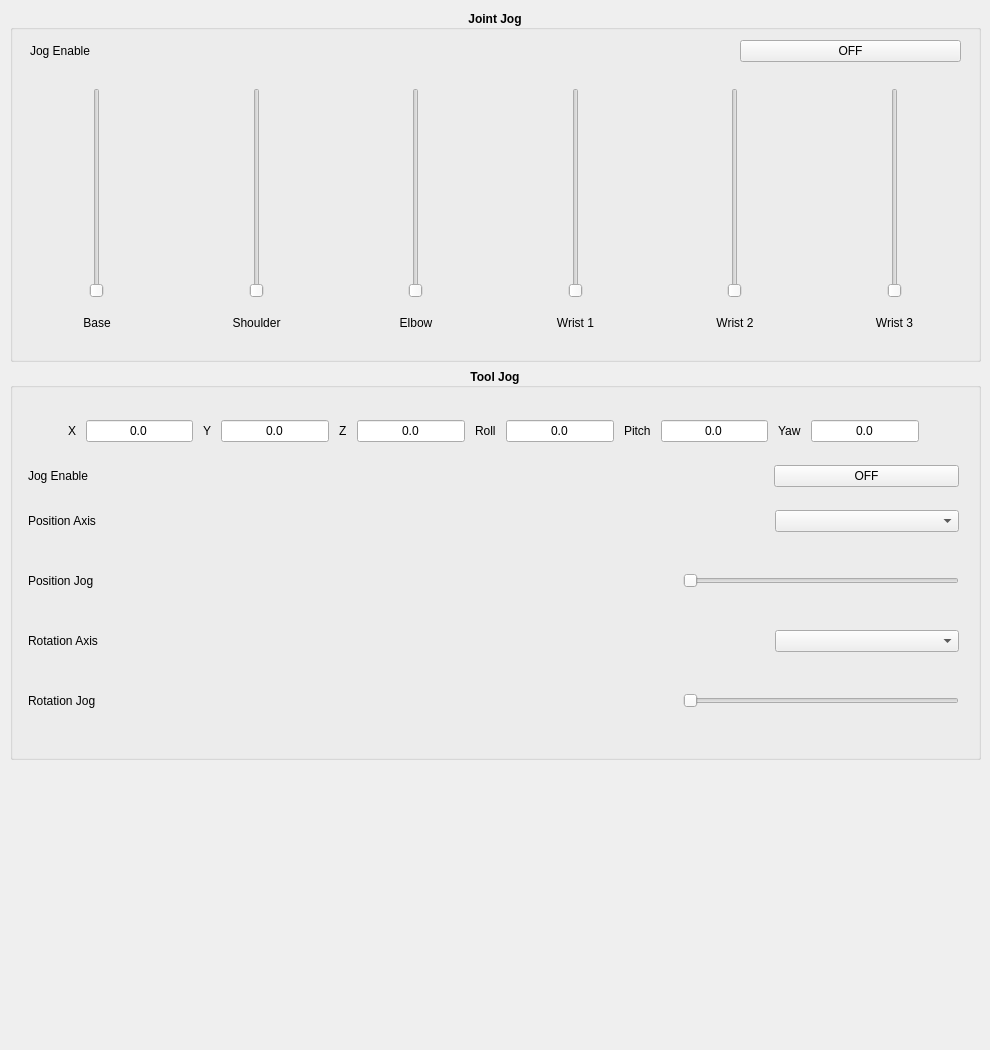
          <widget class="QWidget" name="jog_tab">
           <attribute name="title">
            <string>JOG</string>
           </attribute>
           <widget class="QWidget" name="verticalLayoutWidget_21">
            <property name="geometry">
             <rect>
              <x>10</x>
              <y>10</y>
              <width>971</width>
              <height>1031</height>
             </rect>
            </property>
            <layout class="QVBoxLayout" name="verticalLayout_34" stretch="35,39,26">
             <property name="bottomMargin">
              <number>20</number>
             </property>
             <item>
              <widget class="QGroupBox" name="groupBox_8">
               <property name="font">
                <font>
                 <weight>75</weight>
                 <bold>true</bold>
                </font>
               </property>
               <property name="title">
                <string>Joint Jog</string>
               </property>
               <property name="alignment">
                <set>Qt::AlignCenter</set>
               </property>
               <property name="flat">
                <bool>false</bool>
               </property>
               <widget class="QWidget" name="layoutWidget">
                <property name="geometry">
                 <rect>
                  <x>10</x>
                  <y>30</y>
                  <width>951</width>
                  <height>301</height>
                 </rect>
                </property>
                <layout class="QVBoxLayout" name="verticalLayout_35" stretch="15,85">
                 <item>
                  <layout class="QHBoxLayout" name="horizontalLayout_56" stretch="75,0,25">
                   <property name="leftMargin">
                    <number>10</number>
                   </property>
                   <property name="rightMargin">
                    <number>10</number>
                   </property>
                   <item>
                    <widget class="QLabel" name="label_114">
                     <property name="font">
                      <font>
                       <weight>50</weight>
                       <bold>false</bold>
                      </font>
                     </property>
                     <property name="text">
                      <string>Jog Enable</string>
                     </property>
                    </widget>
                   </item>
                   <item>
                    <spacer name="horizontalSpacer_19">
                     <property name="orientation">
                      <enum>Qt::Horizontal</enum>
                     </property>
                     <property name="sizeHint" stdset="0">
                      <size>
                       <width>40</width>
                       <height>20</height>
                      </size>
                     </property>
                    </spacer>
                   </item>
                   <item>
                    <widget class="QPushButton" name="jog_joint_enable_btn">
                     <property name="font">
                      <font>
                       <weight>50</weight>
                       <bold>false</bold>
                      </font>
                     </property>
                     <property name="text">
                      <string>OFF</string>
                     </property>
                    </widget>
                   </item>
                  </layout>
                 </item>
                 <item>
                  <layout class="QHBoxLayout" name="horizontalLayout_57">
                   <item>
                    <layout class="QVBoxLayout" name="verticalLayout_36" stretch="85,15">
                     <property name="leftMargin">
                      <number>0</number>
                     </property>
                     <property name="topMargin">
                      <number>20</number>
                     </property>
                     <property name="rightMargin">
                      <number>0</number>
                     </property>
                     <item>
                      <widget class="QSlider" name="base_jog_vs">
                       <property name="sizePolicy">
                        <sizepolicy hsizetype="Preferred" vsizetype="Expanding">
                         <horstretch>0</horstretch>
                         <verstretch>0</verstretch>
                        </sizepolicy>
                       </property>
                       <property name="orientation">
                        <enum>Qt::Vertical</enum>
                       </property>
                      </widget>
                     </item>
                     <item>
                      <widget class="QLabel" name="label_115">
                       <property name="sizePolicy">
                        <sizepolicy hsizetype="Preferred" vsizetype="Preferred">
                         <horstretch>0</horstretch>
                         <verstretch>0</verstretch>
                        </sizepolicy>
                       </property>
                       <property name="font">
                        <font>
                         <weight>50</weight>
                         <bold>false</bold>
                        </font>
                       </property>
                       <property name="text">
                        <string>Base</string>
                       </property>
                       <property name="alignment">
                        <set>Qt::AlignCenter</set>
                       </property>
                      </widget>
                     </item>
                    </layout>
                   </item>
                   <item>
                    <layout class="QVBoxLayout" name="verticalLayout_37" stretch="85,15">
                     <property name="topMargin">
                      <number>20</number>
                     </property>
                     <item>
                      <widget class="QSlider" name="shoulder_jog_vs">
                       <property name="sizePolicy">
                        <sizepolicy hsizetype="Preferred" vsizetype="Expanding">
                         <horstretch>0</horstretch>
                         <verstretch>0</verstretch>
                        </sizepolicy>
                       </property>
                       <property name="orientation">
                        <enum>Qt::Vertical</enum>
                       </property>
                      </widget>
                     </item>
                     <item>
                      <widget class="QLabel" name="label_116">
                       <property name="font">
                        <font>
                         <weight>50</weight>
                         <bold>false</bold>
                        </font>
                       </property>
                       <property name="text">
                        <string>Shoulder</string>
                       </property>
                       <property name="alignment">
                        <set>Qt::AlignCenter</set>
                       </property>
                      </widget>
                     </item>
                    </layout>
                   </item>
                   <item>
                    <layout class="QVBoxLayout" name="verticalLayout_38" stretch="85,15">
                     <property name="topMargin">
                      <number>20</number>
                     </property>
                     <item>
                      <widget class="QSlider" name="elbow_jog_vs">
                       <property name="sizePolicy">
                        <sizepolicy hsizetype="Preferred" vsizetype="Expanding">
                         <horstretch>0</horstretch>
                         <verstretch>0</verstretch>
                        </sizepolicy>
                       </property>
                       <property name="orientation">
                        <enum>Qt::Vertical</enum>
                       </property>
                      </widget>
                     </item>
                     <item>
                      <widget class="QLabel" name="label_117">
                       <property name="font">
                        <font>
                         <weight>50</weight>
                         <bold>false</bold>
                        </font>
                       </property>
                       <property name="text">
                        <string>Elbow</string>
                       </property>
                       <property name="alignment">
                        <set>Qt::AlignCenter</set>
                       </property>
                      </widget>
                     </item>
                    </layout>
                   </item>
                   <item>
                    <layout class="QVBoxLayout" name="verticalLayout_39" stretch="85,15">
                     <property name="topMargin">
                      <number>20</number>
                     </property>
                     <item>
                      <widget class="QSlider" name="wrist1_jog_vs">
                       <property name="sizePolicy">
                        <sizepolicy hsizetype="Preferred" vsizetype="Expanding">
                         <horstretch>0</horstretch>
                         <verstretch>0</verstretch>
                        </sizepolicy>
                       </property>
                       <property name="orientation">
                        <enum>Qt::Vertical</enum>
                       </property>
                      </widget>
                     </item>
                     <item>
                      <widget class="QLabel" name="label_118">
                       <property name="font">
                        <font>
                         <weight>50</weight>
                         <bold>false</bold>
                        </font>
                       </property>
                       <property name="text">
                        <string>Wrist 1</string>
                       </property>
                       <property name="alignment">
                        <set>Qt::AlignCenter</set>
                       </property>
                      </widget>
                     </item>
                    </layout>
                   </item>
                   <item>
                    <layout class="QVBoxLayout" name="verticalLayout_40" stretch="85,15">
                     <property name="topMargin">
                      <number>20</number>
                     </property>
                     <item>
                      <widget class="QSlider" name="wrist2_jog_vs">
                       <property name="sizePolicy">
                        <sizepolicy hsizetype="Preferred" vsizetype="Expanding">
                         <horstretch>0</horstretch>
                         <verstretch>0</verstretch>
                        </sizepolicy>
                       </property>
                       <property name="orientation">
                        <enum>Qt::Vertical</enum>
                       </property>
                      </widget>
                     </item>
                     <item>
                      <widget class="QLabel" name="label_119">
                       <property name="font">
                        <font>
                         <weight>50</weight>
                         <bold>false</bold>
                        </font>
                       </property>
                       <property name="text">
                        <string>Wrist 2</string>
                       </property>
                       <property name="alignment">
                        <set>Qt::AlignCenter</set>
                       </property>
                      </widget>
                     </item>
                    </layout>
                   </item>
                   <item>
                    <layout class="QVBoxLayout" name="verticalLayout_41" stretch="85,15">
                     <property name="topMargin">
                      <number>20</number>
                     </property>
                     <item>
                      <widget class="QSlider" name="wrist3_jog_vs">
                       <property name="sizePolicy">
                        <sizepolicy hsizetype="Preferred" vsizetype="Expanding">
                         <horstretch>0</horstretch>
                         <verstretch>0</verstretch>
                        </sizepolicy>
                       </property>
                       <property name="orientation">
                        <enum>Qt::Vertical</enum>
                       </property>
                      </widget>
                     </item>
                     <item>
                      <widget class="QLabel" name="label_120">
                       <property name="font">
                        <font>
                         <weight>50</weight>
                         <bold>false</bold>
                        </font>
                       </property>
                       <property name="text">
                        <string>Wrist 3</string>
                       </property>
                       <property name="alignment">
                        <set>Qt::AlignCenter</set>
                       </property>
                      </widget>
                     </item>
                    </layout>
                   </item>
                  </layout>
                 </item>
                </layout>
               </widget>
              </widget>
             </item>
             <item>
              <widget class="QGroupBox" name="groupBox_9">
               <property name="font">
                <font>
                 <weight>75</weight>
                 <bold>true</bold>
                </font>
               </property>
               <property name="title">
                <string>Tool Jog</string>
               </property>
               <property name="alignment">
                <set>Qt::AlignCenter</set>
               </property>
               <widget class="QWidget" name="verticalLayoutWidget_22">
                <property name="geometry">
                 <rect>
                  <x>8</x>
                  <y>30</y>
                  <width>951</width>
                  <height>351</height>
                 </rect>
                </property>
                <layout class="QVBoxLayout" name="verticalLayout_42" stretch="5,15,3,12,3,12,3,12,3,12,3,12,5">
                 <property name="spacing">
                  <number>10</number>
                 </property>
                 <item>
                  <spacer name="verticalSpacer_31">
                   <property name="orientation">
                    <enum>Qt::Vertical</enum>
                   </property>
                   <property name="sizeHint" stdset="0">
                    <size>
                     <width>20</width>
                     <height>40</height>
                    </size>
                   </property>
                  </spacer>
                 </item>
                 <item>
                  <layout class="QHBoxLayout" name="horizontalLayout_58">
                   <property name="leftMargin">
                    <number>10</number>
                   </property>
                   <property name="rightMargin">
                    <number>10</number>
                   </property>
                   <item>
                    <spacer name="horizontalSpacer_45">
                     <property name="orientation">
                      <enum>Qt::Horizontal</enum>
                     </property>
                     <property name="sizeHint" stdset="0">
                      <size>
                       <width>40</width>
                       <height>20</height>
                      </size>
                     </property>
                    </spacer>
                   </item>
                   <item>
                    <widget class="QLabel" name="label_121">
                     <property name="font">
                      <font>
                       <weight>50</weight>
                       <bold>false</bold>
                      </font>
                     </property>
                     <property name="text">
                      <string>X</string>
                     </property>
                    </widget>
                   </item>
                   <item>
                    <widget class="QLineEdit" name="jog_x">
                     <property name="enabled">
                      <bool>true</bool>
                     </property>
                     <property name="font">
                      <font>
                       <weight>50</weight>
                       <bold>false</bold>
                      </font>
                     </property>
                     <property name="text">
                      <string>0.0</string>
                     </property>
                     <property name="alignment">
                      <set>Qt::AlignCenter</set>
                     </property>
                     <property name="readOnly">
                      <bool>true</bool>
                     </property>
                    </widget>
                   </item>
                   <item>
                    <widget class="QLabel" name="label_122">
                     <property name="font">
                      <font>
                       <weight>50</weight>
                       <bold>false</bold>
                      </font>
                     </property>
                     <property name="text">
                      <string>Y</string>
                     </property>
                    </widget>
                   </item>
                   <item>
                    <widget class="QLineEdit" name="jog_y">
                     <property name="enabled">
                      <bool>true</bool>
                     </property>
                     <property name="font">
                      <font>
                       <weight>50</weight>
                       <bold>false</bold>
                      </font>
                     </property>
                     <property name="text">
                      <string>0.0</string>
                     </property>
                     <property name="alignment">
                      <set>Qt::AlignCenter</set>
                     </property>
                     <property name="readOnly">
                      <bool>true</bool>
                     </property>
                    </widget>
                   </item>
                   <item>
                    <widget class="QLabel" name="label_123">
                     <property name="font">
                      <font>
                       <weight>50</weight>
                       <bold>false</bold>
                      </font>
                     </property>
                     <property name="text">
                      <string>Z</string>
                     </property>
                    </widget>
                   </item>
                   <item>
                    <widget class="QLineEdit" name="jog_z">
                     <property name="font">
                      <font>
                       <weight>50</weight>
                       <bold>false</bold>
                      </font>
                     </property>
                     <property name="text">
                      <string>0.0</string>
                     </property>
                     <property name="alignment">
                      <set>Qt::AlignCenter</set>
                     </property>
                     <property name="readOnly">
                      <bool>true</bool>
                     </property>
                    </widget>
                   </item>
                   <item>
                    <widget class="QLabel" name="label_124">
                     <property name="font">
                      <font>
                       <weight>50</weight>
                       <bold>false</bold>
                      </font>
                     </property>
                     <property name="text">
                      <string>Roll</string>
                     </property>
                    </widget>
                   </item>
                   <item>
                    <widget class="QLineEdit" name="jog_roll">
                     <property name="font">
                      <font>
                       <weight>50</weight>
                       <bold>false</bold>
                      </font>
                     </property>
                     <property name="text">
                      <string>0.0</string>
                     </property>
                     <property name="alignment">
                      <set>Qt::AlignCenter</set>
                     </property>
                     <property name="readOnly">
                      <bool>true</bool>
                     </property>
                    </widget>
                   </item>
                   <item>
                    <widget class="QLabel" name="label_125">
                     <property name="font">
                      <font>
                       <weight>50</weight>
                       <bold>false</bold>
                      </font>
                     </property>
                     <property name="text">
                      <string>Pitch</string>
                     </property>
                    </widget>
                   </item>
                   <item>
                    <widget class="QLineEdit" name="jog_pitch">
                     <property name="font">
                      <font>
                       <weight>50</weight>
                       <bold>false</bold>
                      </font>
                     </property>
                     <property name="text">
                      <string>0.0</string>
                     </property>
                     <property name="alignment">
                      <set>Qt::AlignCenter</set>
                     </property>
                     <property name="readOnly">
                      <bool>true</bool>
                     </property>
                    </widget>
                   </item>
                   <item>
                    <widget class="QLabel" name="label_126">
                     <property name="font">
                      <font>
                       <weight>50</weight>
                       <bold>false</bold>
                      </font>
                     </property>
                     <property name="text">
                      <string>Yaw</string>
                     </property>
                    </widget>
                   </item>
                   <item>
                    <widget class="QLineEdit" name="jog_yaw">
                     <property name="font">
                      <font>
                       <weight>50</weight>
                       <bold>false</bold>
                      </font>
                     </property>
                     <property name="text">
                      <string>0.0</string>
                     </property>
                     <property name="alignment">
                      <set>Qt::AlignCenter</set>
                     </property>
                     <property name="readOnly">
                      <bool>true</bool>
                     </property>
                    </widget>
                   </item>
                   <item>
                    <spacer name="horizontalSpacer_46">
                     <property name="orientation">
                      <enum>Qt::Horizontal</enum>
                     </property>
                     <property name="sizeHint" stdset="0">
                      <size>
                       <width>40</width>
                       <height>20</height>
                      </size>
                     </property>
                    </spacer>
                   </item>
                  </layout>
                 </item>
                 <item>
                  <spacer name="verticalSpacer_32">
                   <property name="orientation">
                    <enum>Qt::Vertical</enum>
                   </property>
                   <property name="sizeHint" stdset="0">
                    <size>
                     <width>20</width>
                     <height>40</height>
                    </size>
                   </property>
                  </spacer>
                 </item>
                 <item>
                  <layout class="QHBoxLayout" name="horizontalLayout_59" stretch="80,20">
                   <property name="spacing">
                    <number>6</number>
                   </property>
                   <property name="leftMargin">
                    <number>10</number>
                   </property>
                   <property name="rightMargin">
                    <number>10</number>
                   </property>
                   <item>
                    <widget class="QLabel" name="label_127">
                     <property name="font">
                      <font>
                       <weight>50</weight>
                       <bold>false</bold>
                      </font>
                     </property>
                     <property name="text">
                      <string>Jog Enable</string>
                     </property>
                    </widget>
                   </item>
                   <item>
                    <widget class="QPushButton" name="jog_frame_enable_btn">
                     <property name="font">
                      <font>
                       <weight>50</weight>
                       <bold>false</bold>
                      </font>
                     </property>
                     <property name="text">
                      <string>OFF</string>
                     </property>
                     <property name="iconSize">
                      <size>
                       <width>20</width>
                       <height>16</height>
                      </size>
                     </property>
                    </widget>
                   </item>
                  </layout>
                 </item>
                 <item>
                  <spacer name="verticalSpacer_33">
                   <property name="orientation">
                    <enum>Qt::Vertical</enum>
                   </property>
                   <property name="sizeHint" stdset="0">
                    <size>
                     <width>20</width>
                     <height>40</height>
                    </size>
                   </property>
                  </spacer>
                 </item>
                 <item>
                  <layout class="QHBoxLayout" name="horizontalLayout_60" stretch="80,20">
                   <property name="leftMargin">
                    <number>10</number>
                   </property>
                   <property name="rightMargin">
                    <number>10</number>
                   </property>
                   <item>
                    <widget class="QLabel" name="label_128">
                     <property name="font">
                      <font>
                       <weight>50</weight>
                       <bold>false</bold>
                      </font>
                     </property>
                     <property name="text">
                      <string>Position Axis</string>
                     </property>
                    </widget>
                   </item>
                   <item>
                    <widget class="QComboBox" name="pos_axis_cb"/>
                   </item>
                  </layout>
                 </item>
                 <item>
                  <spacer name="verticalSpacer_34">
                   <property name="orientation">
                    <enum>Qt::Vertical</enum>
                   </property>
                   <property name="sizeHint" stdset="0">
                    <size>
                     <width>20</width>
                     <height>40</height>
                    </size>
                   </property>
                  </spacer>
                 </item>
                 <item>
                  <layout class="QHBoxLayout" name="horizontalLayout_61" stretch="30,40,30">
                   <property name="leftMargin">
                    <number>10</number>
                   </property>
                   <property name="rightMargin">
                    <number>10</number>
                   </property>
                   <item>
                    <widget class="QLabel" name="label_129">
                     <property name="font">
                      <font>
                       <weight>50</weight>
                       <bold>false</bold>
                      </font>
                     </property>
                     <property name="text">
                      <string>Position Jog</string>
                     </property>
                    </widget>
                   </item>
                   <item>
                    <spacer name="horizontalSpacer_6">
                     <property name="orientation">
                      <enum>Qt::Horizontal</enum>
                     </property>
                     <property name="sizeHint" stdset="0">
                      <size>
                       <width>40</width>
                       <height>20</height>
                      </size>
                     </property>
                    </spacer>
                   </item>
                   <item>
                    <widget class="QSlider" name="pos_jog_hs">
                     <property name="sizePolicy">
                      <sizepolicy hsizetype="Expanding" vsizetype="Preferred">
                       <horstretch>0</horstretch>
                       <verstretch>0</verstretch>
                      </sizepolicy>
                     </property>
                     <property name="orientation">
                      <enum>Qt::Horizontal</enum>
                     </property>
                    </widget>
                   </item>
                  </layout>
                 </item>
                 <item>
                  <spacer name="verticalSpacer_35">
                   <property name="orientation">
                    <enum>Qt::Vertical</enum>
                   </property>
                   <property name="sizeHint" stdset="0">
                    <size>
                     <width>20</width>
                     <height>40</height>
                    </size>
                   </property>
                  </spacer>
                 </item>
                 <item>
                  <layout class="QHBoxLayout" name="horizontalLayout_62" stretch="80,20">
                   <property name="leftMargin">
                    <number>10</number>
                   </property>
                   <property name="rightMargin">
                    <number>10</number>
                   </property>
                   <item>
                    <widget class="QLabel" name="label_130">
                     <property name="font">
                      <font>
                       <weight>50</weight>
                       <bold>false</bold>
                      </font>
                     </property>
                     <property name="text">
                      <string>Rotation Axis</string>
                     </property>
                    </widget>
                   </item>
                   <item>
                    <widget class="QComboBox" name="rot_axis_cb"/>
                   </item>
                  </layout>
                 </item>
                 <item>
                  <spacer name="verticalSpacer_36">
                   <property name="orientation">
                    <enum>Qt::Vertical</enum>
                   </property>
                   <property name="sizeHint" stdset="0">
                    <size>
                     <width>20</width>
                     <height>40</height>
                    </size>
                   </property>
                  </spacer>
                 </item>
                 <item>
                  <layout class="QHBoxLayout" name="horizontalLayout_63" stretch="30,40,30">
                   <property name="leftMargin">
                    <number>10</number>
                   </property>
                   <property name="rightMargin">
                    <number>10</number>
                   </property>
                   <item>
                    <widget class="QLabel" name="label_131">
                     <property name="font">
                      <font>
                       <weight>50</weight>
                       <bold>false</bold>
                      </font>
                     </property>
                     <property name="text">
                      <string>Rotation Jog</string>
                     </property>
                    </widget>
                   </item>
                   <item>
                    <spacer name="horizontalSpacer_7">
                     <property name="orientation">
                      <enum>Qt::Horizontal</enum>
                     </property>
                     <property name="sizeHint" stdset="0">
                      <size>
                       <width>40</width>
                       <height>20</height>
                      </size>
                     </property>
                    </spacer>
                   </item>
                   <item>
                    <widget class="QSlider" name="rot_jog_hs">
                     <property name="sizePolicy">
                      <sizepolicy hsizetype="Expanding" vsizetype="Preferred">
                       <horstretch>0</horstretch>
                       <verstretch>0</verstretch>
                      </sizepolicy>
                     </property>
                     <property name="orientation">
                      <enum>Qt::Horizontal</enum>
                     </property>
                    </widget>
                   </item>
                  </layout>
                 </item>
                 <item>
                  <spacer name="verticalSpacer_37">
                   <property name="orientation">
                    <enum>Qt::Vertical</enum>
                   </property>
                   <property name="sizeHint" stdset="0">
                    <size>
                     <width>20</width>
                     <height>40</height>
                    </size>
                   </property>
                  </spacer>
                 </item>
                </layout>
               </widget>
              </widget>
             </item>
             <item>
              <spacer name="verticalSpacer_26">
               <property name="orientation">
                <enum>Qt::Vertical</enum>
               </property>
               <property name="sizeHint" stdset="0">
                <size>
                 <width>20</width>
                 <height>40</height>
                </size>
               </property>
              </spacer>
             </item>
            </layout>
           </widget>
          </widget>
